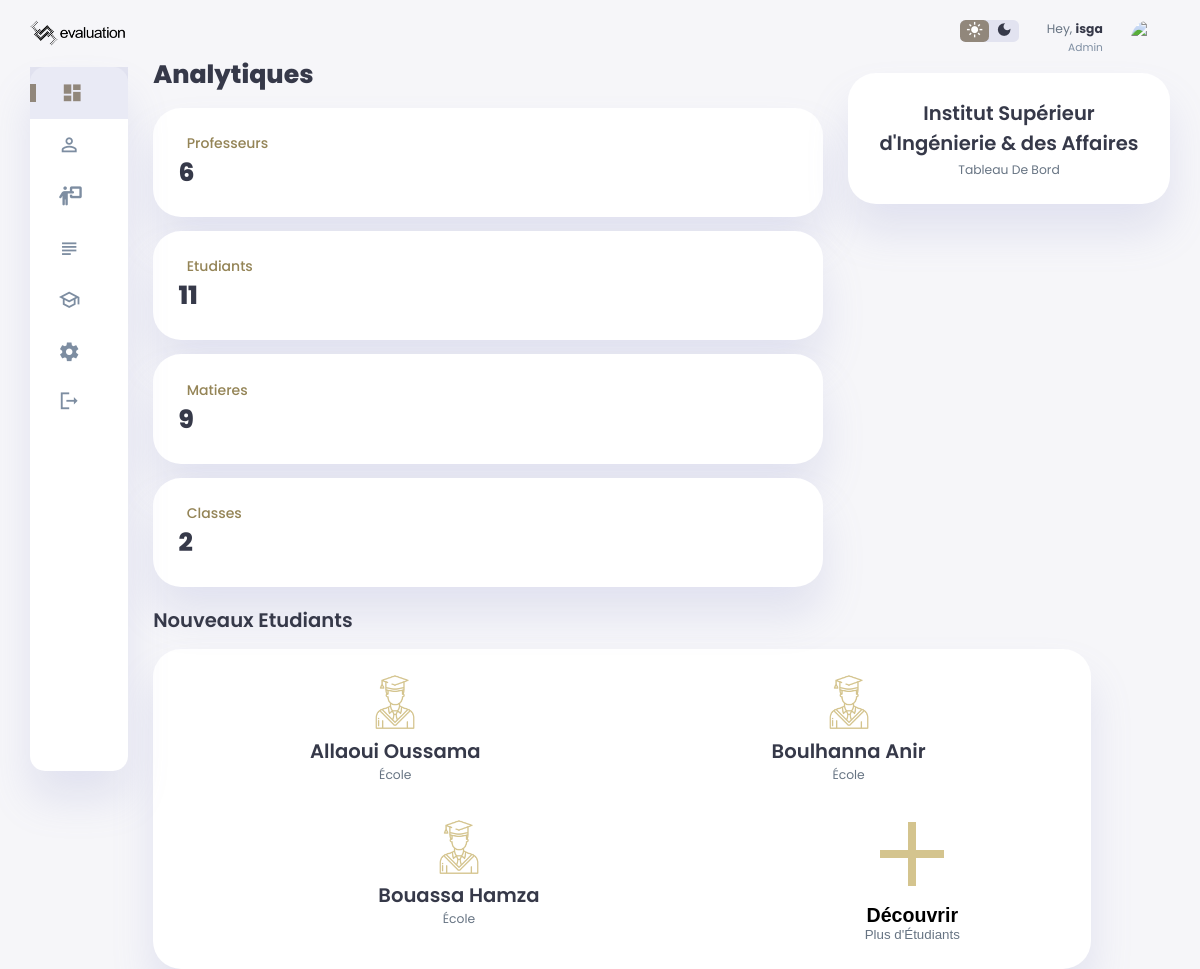
The app's page /dashboard (signed in) with its own data.
### models/models.py (models this page shows)
class Students(db.Model):
    id=db.Column(db.Integer,primary_key=True)
    fname=db.Column(db.String(200))
    lname=db.Column(db.String(200))
    classe_id=db.Column(db.Integer,db.ForeignKey('classes.id'))
    classes=db.relationship('Classes',back_populates='students',passive_deletes=True)
    user_id=db.Column(db.Integer,db.ForeignKey('users.id'),unique=True,nullable=False)
    user=db.relationship('Users',back_populates='students',passive_deletes=True)
    eval=db.relationship('Student_Eval',back_populates='students',passive_deletes=True)
    questionstrack=db.relationship('QuestionsTrack',back_populates='students',passive_deletes=True)

### routes/dashboard.py (the view)
@dashboard_bp.route('/dashboard')
def dashboard():
    if 'school_username' and 'school_name' in session:
        students=Students.query.join(Students.classes).join(Classes.schools).filter(Schools.name==session['school_name']).all()
        classes=Classes.query.join(Classes.schools).filter(Schools.name==session['school_name']).all()
        profs=Profs.query.join(Profs.schools).filter(Schools.name==session['school_name']).all()
        subjects=Subjects.query.join(Subjects.classes).join(Classes.schools).filter(Schools.name==session['school_name']).all()
        return render_template("dashboard.html",students=students,classes=classes,profs=profs,subjects=subjects)
    else:
        return redirect(url_for("home.home"))

### templates/dashboard.html (shortened to what this page needs)
<!DOCTYPE html>
<html lang="en">
<head>
    <link rel="stylesheet" href="static/css/dashboard.css">
    <link rel="stylesheet" href="static/css/modal.css">
</head>
<body>
    {% include 'notifications.html' %}
    <div class="container">
        <aside>
            <div class="toggle">
                <img src="{{url_for('static',filename='images/logo.png')}}">
            </div>
            <div class="sidebar">
                <a href="{{url_for('dashboard.dashboard')}}" class="active">
                    <span class="material-icons-sharp">dashboard</span>
                </a>
                <a href="{{url_for('students.students')}}">
                    <span class="material-icons-sharp">person_outline</span>
                </a>
                <a href="{{url_for('profs.profs')}}">
                    <i class="fa-sharp-duotone fa-solid fa-person-chalkboard" style="font-size: 19px;"></i>
                </a>
                <a href="{{url_for('subjects.subjects')}}">
                    <span class="material-symbols-outlined">subject</span>
                </a>
                <a href="{{url_for('classes.classes')}}">
                    <span class="material-symbols-outlined">school</span>
                </a>
                <a href="{{url_for('auth.settings')}}">
                    <span class="material-icons-sharp">settings</span>
                </a>
                <a href="{{url_for('auth.logout')}}">
                    <span class="material-icons-sharp">logout</span>
                </a>
            </div>
        </aside>
        <main>
            <br><br>
            <h1>Analytiques</h1>
            <div class="analyse">
                <div class="sales">
                    <div class="status">
                        <div class="info">
                            <h3>Professeurs</h3>
                            <h1>{{profs|length}}</h1>
                        </div>
                    </div>
                </div>
                <div class="visits">
                    <div class="status">
                        <div class="info">
                            <h3>Etudiants</h3>
                            <h1>{{students|length}}</h1>
                        </div>
                    </div>
                </div>
                <div class="searches">
                    <div class="status">
                        <div class="info">
                            <h3>Matieres</h3>
                            <h1>{{subjects|length}}</h1>
                        </div>
                    </div>
                </div>
                <div class="searches">
                    <div class="status">
                        <div class="info">
                            <h3>Classes</h3>
                            <h1>{{classes|length}}</h1>
                        </div>
                    </div>
                </div>
            </div>
            <div class="new-users">
                <h2>Nouveaux Etudiants</h2>
                <div class="user-list">
                    {%for student in students[:3]%}
                    <div class="user">
                        <img src="static/images/student.png">
                        <h2>{{student.fname}} {{student.lname}}</h2>
                        <p>École</p>
                    </div>
                    {%endfor%}
                    <a href="{{url_for('students.students')}}">
                        <button id="openModalBtn">
                            <img src="static/images/plus.png">
                            <h2>Découvrir</h2>
                            <p>Plus d'Étudiants</p>
                        </button>
                    </a>
                </div>
            </div>
        </main>
        <div class="right-section">
            <div class="nav">
                <div class="dark-mode">
                    <span class="material-icons-sharp active">light_mode</span>
                    <span class="material-icons-sharp">dark_mode</span>
                </div>
                <div class="profile">
                    <div class="info">
                        <p>Hey, <b>{{session['school_username']}}</b></p>
                        <small class="text-muted">Admin</small>
                    </div>
                    <div class="profile-photo">
                        <img src="https://media.geeksforgeeks.org/wp-content/uploads/20221210180014/profile-removebg-preview.png">
                    </div>
                </div>
            </div>
            <div class="user-profile">
                <div class="logo">
                    <h2>{{session['school_name']}}</h2>
                    <p>Tableau De Bord</p>
                </div>
            </div>
        </div>
    </div>
</body>
</html>

### static/css/modal.css (style rules this page uses)
#openModalBtn { background: none; cursor: pointer; }
h3 { color: #948456; text-align: center; }

### records on screen
Students: fname "Allaoui", lname "Oussama"
Students: fname "Boulhanna", lname "Anir"
Students: fname "Bouassa", lname "Hamza"

### other values on screen
{{ profs|length }} "6"
{{ students|length }} "11"
{{ subjects|length }} "9"
{{ classes|length }} "2"
{{ session['school_username'] }} "isga"
{{ session['school_name'] }} "Institut Supérieur d'Ingénierie & des Affaires"
